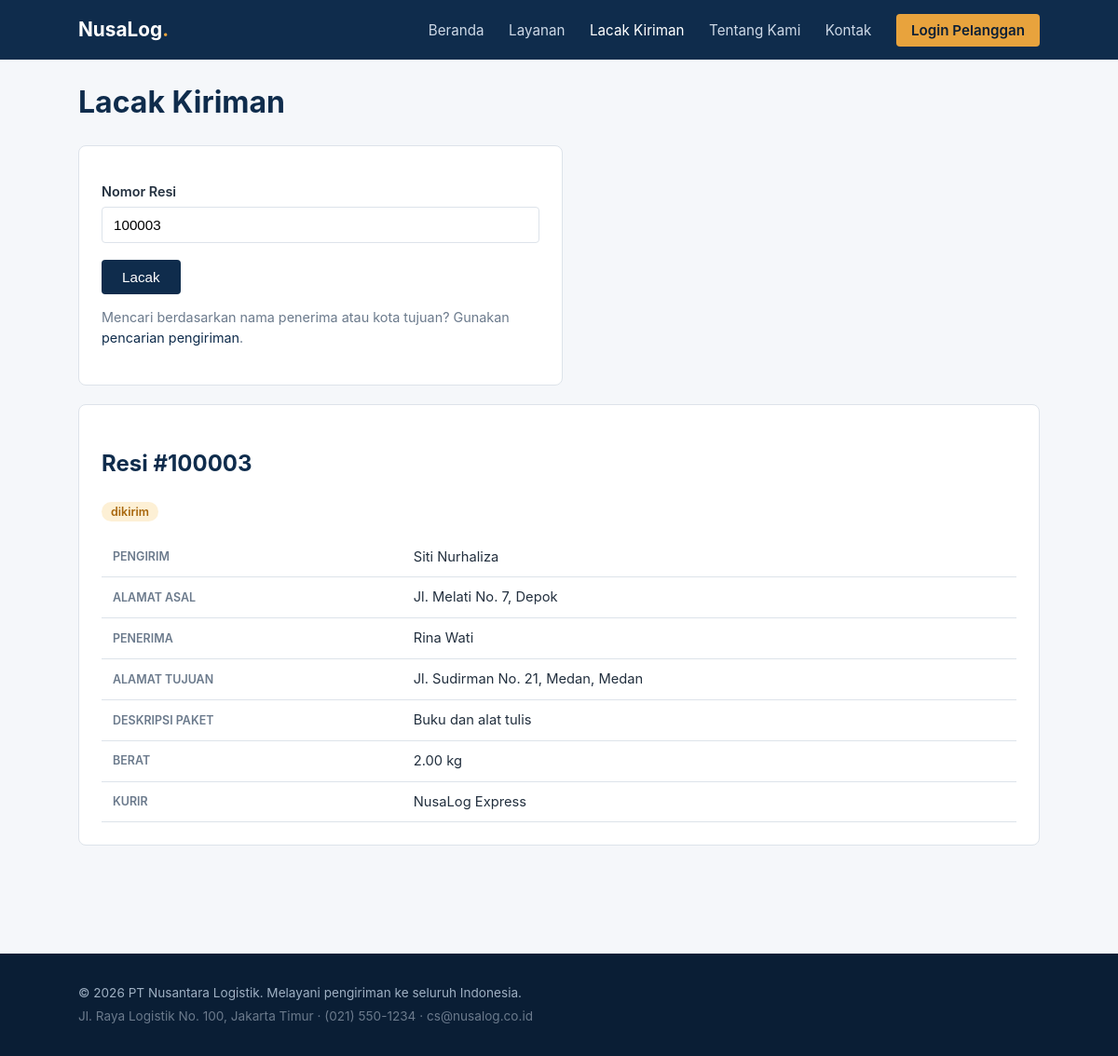
Screenshot of /track.php?tracking_id=100003 with the database file from the repository.
### tables this page shows
CREATE TABLE IF NOT EXISTS shipments (
  id INT AUTO_INCREMENT PRIMARY KEY,
  tracking_id INT NOT NULL UNIQUE,
  customer_id INT NOT NULL,
  sender_name VARCHAR(100) NOT NULL,
  sender_address VARCHAR(255) NOT NULL,
  recipient_name VARCHAR(100) NOT NULL,
  recipient_address VARCHAR(255) NOT NULL,
  recipient_city VARCHAR(100) NOT NULL,
  package_description VARCHAR(255) NOT NULL,
  weight_kg DECIMAL(6,2) NOT NULL DEFAULT 1.00,
  status ENUM('diproses','dikirim','transit','terkirim','gagal') NOT NULL DEFAULT 'diproses',
  courier VARCHAR(50) NOT NULL DEFAULT 'NusaLog Express',
  internal_remarks TEXT NULL,
  created_at DATETIME DEFAULT CURRENT_TIMESTAMP,
  CONSTRAINT fk_shipments_customer FOREIGN KEY (customer_id) REFERENCES customers(id)
);

### www/track.php (the view, shortened to what this page needs)
<?php
$conn = nusalog_db();
$trackingId = $_GET['tracking_id'] ?? '';
$shipment = null;
$notFound = false;
if ($trackingId !== '') {
    $stmt = $conn->prepare('SELECT * FROM shipments WHERE tracking_id = ? LIMIT 1');
    $stmt->bind_param('i', $trackingId);
    $stmt->execute();
    $shipment = $stmt->get_result()->fetch_assoc();
    $notFound = !$shipment;
}
include __DIR__ . '/includes/header.php';
?>
<h1>Lacak Kiriman</h1>
<div class="card" style="max-width:520px;">
  <form method="get" action="track.php">
    <label for="tracking_id">Nomor Resi</label>
    <input type="text" id="tracking_id" name="tracking_id" placeholder="Contoh: 100001" value="<?= htmlspecialchars((string) $trackingId) ?>" required>
    <button type="submit">Lacak</button>
  </form>
  <p class="muted" style="margin-top:14px;">Mencari berdasarkan nama penerima atau kota tujuan? Gunakan <a href="search.php">pencarian pengiriman</a>.</p>
</div>
<?php if ($notFound): ?>
  <div class="alert alert-error">Nomor resi tidak ditemukan.</div>
<?php elseif ($shipment): ?>
  <div class="card">
    <h2>Resi #<?= htmlspecialchars((string) $shipment['tracking_id']) ?></h2>
    <span class="status-pill status-<?= htmlspecialchars($shipment['status']) ?>"><?= htmlspecialchars($shipment['status']) ?></span>
    <table style="margin-top:16px;">
      <tr><th>Pengirim</th><td><?= htmlspecialchars($shipment['sender_name']) ?></td></tr>
      <tr><th>Alamat Asal</th><td><?= htmlspecialchars($shipment['sender_address']) ?></td></tr>
      <tr><th>Penerima</th><td><?= htmlspecialchars($shipment['recipient_name']) ?></td></tr>
      <tr><th>Alamat Tujuan</th><td><?= htmlspecialchars($shipment['recipient_address']) ?>, <?= htmlspecialchars($shipment['recipient_city']) ?></td></tr>
      <tr><th>Deskripsi Paket</th><td><?= htmlspecialchars($shipment['package_description']) ?></td></tr>
      <tr><th>Berat</th><td><?= htmlspecialchars((string) $shipment['weight_kg']) ?> kg</td></tr>
      <tr><th>Kurir</th><td><?= htmlspecialchars($shipment['courier']) ?></td></tr>
    </table>
  </div>
<?php endif; ?>
<?php include __DIR__ . '/includes/footer.php'; ?>

### www/assets/css/style.css (style rules this page uses)
:root { --navy: #0f2c4c; --navy-dark: #0a1e35; --accent: #e8a33d; --bg: #f5f7fa; --text: #23303f; --muted: #6b7a8c; --card: #ffffff; --border: #dde3ea; }
* { box-sizing: border-box; }
body { margin: 0; font-family: -apple-system, "Segoe UI", Roboto, Arial, sans-serif; background: var(--bg); color: var(--text); line-height: 1.55; }
a { color: var(--navy); text-decoration: none; }
.card { background: var(--card); border: 1px solid var(--border); border-radius: 8px; padding: 24px; margin-bottom: 20px; }
h1, h2, h3 { color: var(--navy); }
.muted { color: var(--muted); font-size: 0.9rem; }
form label { display: block; font-size: 0.9rem; margin: 14px 0 4px; font-weight: 600; }
form input[type=text], form input[type=email], form input[type=password], form textarea { width: 100%; padding: 10px 12px; border: 1px solid var(--border); border-radius: 4px; font-size: 0.95rem; }
form button, .btn { margin-top: 18px; background: var(--navy); color: #fff; border: none; padding: 10px 22px; border-radius: 4px; font-size: 0.95rem; cursor: pointer; }
table { width: 100%; border-collapse: collapse; margin-top: 12px; }
table th, table td { text-align: left; padding: 10px 12px; border-bottom: 1px solid var(--border); font-size: 0.92rem; }
table th { color: var(--muted); font-weight: 600; text-transform: uppercase; font-size: 0.78rem; }
.status-pill { padding: 3px 10px; border-radius: 20px; font-size: 0.78rem; font-weight: 600; }
.status-transit, .status-dikirim { background: #fdf0d5; color: #a8660b; }

### rows the page displays
shipments: tracking "100003", status "dikirim", sender_name "Siti Nurhaliza", sender_address "Jl. Melati No. 7, Depok", recipient_name "Rina Wati", recipient_address "Jl. Sudirman No. 21, Medan", recipient_city "Medan", package_description "Buku dan alat tulis", weight_kg "2.00", courier "NusaLog Express"
